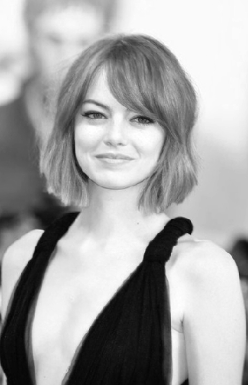
#> input picture Project/Mechanical-Arm-deawing/customize/image/project1/image/gail1.png, 249 x 385 px
$ python MyCannyFilter.py
#> lines starting #> are read from the running program, lines starting #| are printed output that depends on the picture; after the words box and inside, x2 and y2 are one past the last pixel; in counts of white or black regions, pixels touching at a corner belong together
#> further down, img is the input picture: shape (385, 249); min 3, max 255, mean 165.7
import cv2
import matplotlib.pyplot as plt
from scipy import ndimage
from scipy.ndimage import convolve
from scipy import misc
import numpy as np


# [11 lines of commented-out code are left out]


def gaussian_kernel( size, sigma=1):
    size = int(size) // 2
    x, y = np.mgrid[-size:size + 1, -size:size + 1]
    normal = 1 / (2.0 * np.pi * sigma ** 2)
    g = np.exp(-((x ** 2 + y ** 2) / (2.0 * sigma ** 2))) * normal
    return g


def sobel_filters(img):
    Kx = np.array([[-1, 0, 1], [-2, 0, 2], [-1, 0, 1]], np.float32)
    Ky = np.array([[1, 2, 1], [0, 0, 0], [-1, -2, -1]], np.float32)

    Ix = convolve(img, Kx)
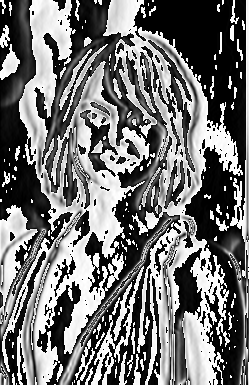
#> Ix: shape (385, 249); min 0, max 255, mean 115.4
    Iy = convolve(img, Ky)
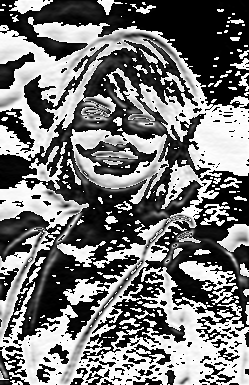
#> Iy: shape (385, 249); min 0, max 255, mean 118.8

    G = np.hypot(Ix, Iy)
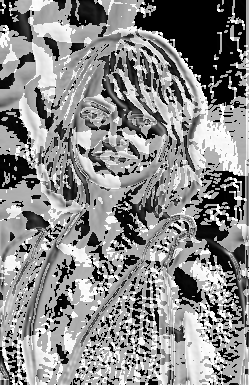
#> G: shape (385, 249) float16; min 0, max 360.5, mean 194.2; drawn with min black and max white
    G = G / G.max() * 255
    theta = np.arctan2(Iy, Ix)
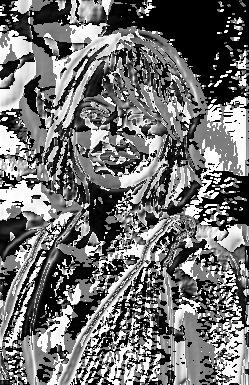
#> theta: shape (385, 249) float16; min 0, max 1.57, mean 0.7; drawn with min black and max white
    return (G, theta)


def non_max_suppression(img, D):
    M, N = img.shape
#> M = 385; N = 249
    Z = np.zeros((M, N), dtype=np.int32)
    angle = D * 180. / np.pi
    angle[angle < 0] += 180

    for i in range(1, M - 1):
        for j in range(1, N - 1):
            try:
                q = 255
                r = 255

                # angle 0
                if (0 <= angle[i, j] < 22.5) or (157.5 <= angle[i, j] <= 180):
                    q = img[i, j + 1]
                    r = img[i, j - 1]
                # angle 45
                elif (22.5 <= angle[i, j] < 67.5):
                    q = img[i + 1, j - 1]
                    r = img[i - 1, j + 1]
                # angle 90
                elif (67.5 <= angle[i, j] < 112.5):
                    q = img[i + 1, j]
                    r = img[i - 1, j]
                # angle 135
                elif (112.5 <= angle[i, j] < 157.5):
                    q = img[i - 1, j - 1]
                    r = img[i + 1, j + 1]

                if (img[i, j] >= q) and (img[i, j] >= r):
                    Z[i, j] = img[i, j]
                else:
                    Z[i, j] = 0


            except IndexError as e:
                pass
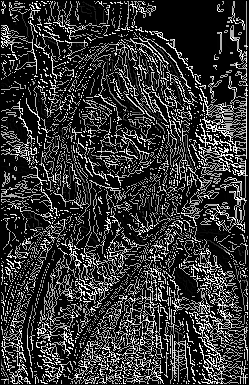
#> Z: shape (385, 249) int32; min 0, max 255, mean 52.9

    return Z


def threshold(img):
    lowThreshold = 0.01
    highThreshold = 0.1
    weak_pixel = 100
    strong_pixel = 255

    highThreshold = img.max() * highThreshold
#> highThreshold = 25.5
    lowThreshold = highThreshold * lowThreshold
#> lowThreshold = 0.255

    M, N = img.shape
#> M = 385; N = 249
    res = np.zeros((M, N), dtype=np.int32)

    weak = np.int32(weak_pixel)
    strong = np.int32(strong_pixel)

    strong_i, strong_j = np.where(img >= highThreshold)
    zeros_i, zeros_j = np.where(img < lowThreshold)

    weak_i, weak_j = np.where((img <= highThreshold) & (img >= lowThreshold))
#> weak_i = 2704 values from 1 to 383; weak_j = 2704 values, max 244 at index 42, min 1 at index 43, mean 128.8

    res[strong_i, strong_j] = strong
    res[weak_i, weak_j] = weak

    return (res)


def hysteresis(img):
    weak_pixel = 75
    strong_pixel = 255

    M, N = img.shape
    weak = weak_pixel
    strong = strong_pixel

    for i in range(1, M - 1):
        for j in range(1, N - 1):
            if (img[i, j] == weak):
                try:
                    if ((img[i + 1, j - 1] == strong) or (img[i + 1, j] == strong) or (img[i + 1, j + 1] == strong)
                            or (img[i, j - 1] == strong) or (img[i, j + 1] == strong)
                            or (img[i - 1, j - 1] == strong) or (img[i - 1, j] == strong) or (
                                    img[i - 1, j + 1] == strong)):
                        img[i, j] = strong
                    else:
                        img[i, j] = 0
                except IndexError as e:
                    pass

    return img

if __name__ == '__main__':

    sigma = 1
    kernel_size = 5
    gradientMat = None
    thetaMat = None
    nonMaxImg = None
    thresholdImg = None

    img = cv2.imread('image/gail1.png', cv2.IMREAD_GRAYSCALE)


    img_smoothed = convolve(img, gaussian_kernel(kernel_size,sigma))
    gradientMat, thetaMat = sobel_filters(img_smoothed)
    nonMaxImg = non_max_suppression(gradientMat,thetaMat)
    thresholdImg = threshold(nonMaxImg)
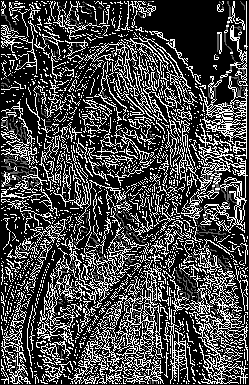
#> thresholdImg: shape (385, 249) int32; min 0, max 255, mean 71.5
    img_final = hysteresis(thresholdImg)
    edges = cv2.Canny(img, 100, 200)
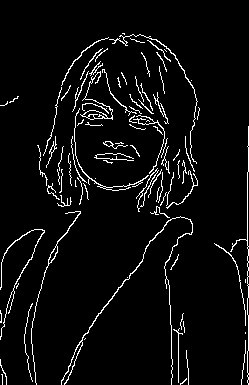
#> edges: shape (385, 249); 5% white in thin lines or dots
    #plt.imshow(img_final, cmap='gray')
    cv2.imshow("cannny edge detection", img_final.astype(np.uint8))
    cv2.imshow("cannny edge detection opencv", edges.astype(np.uint8))
    cv2.waitKey(0)
